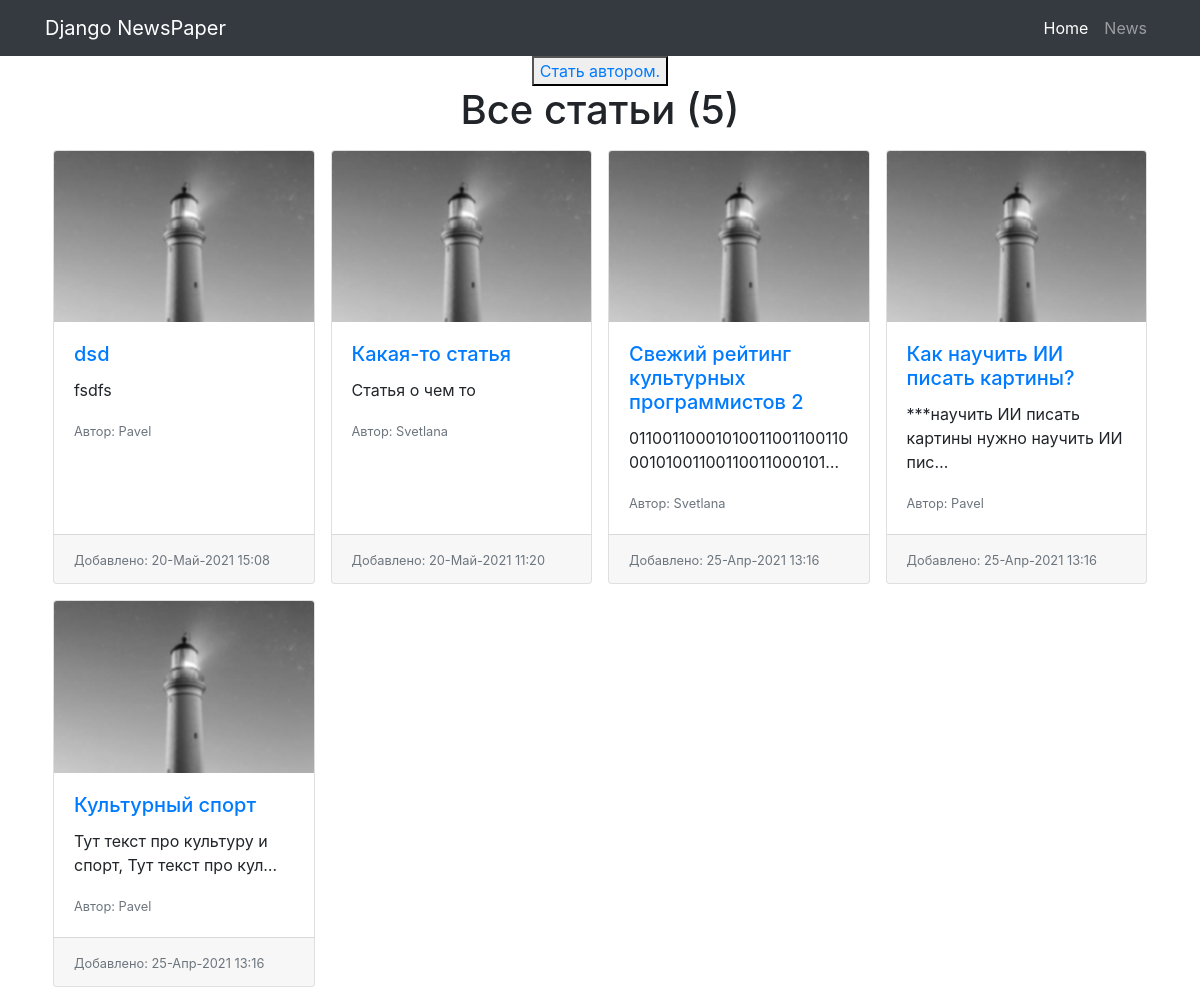
Page /news/ on the committed database.
### news/models.py (models this page shows, shortened)
class Post(models.Model):
    ARTICLE = 'AR'
    NEWS = 'NS'
    POST_CHOICES = (
        (ARTICLE, 'Статья'),
        (NEWS, 'Новость'),
    )
    author = models.ForeignKey(Author, on_delete=models.CASCADE)
    type_post = models.CharField(max_length=2, choices=POST_CHOICES,
                                 default=ARTICLE)
    created_at = models.DateTimeField(auto_now_add=True)
    category = models.ManyToManyField(Category, through='PostCategory')
    title = models.CharField(max_length=255)
    content = models.TextField()
    rating = models.IntegerField(default=0)

class Author(models.Model):
    user = models.OneToOneField(User, on_delete=models.CASCADE)
    rating = models.IntegerField(default=0)
    def __str__(self):
        return f'{self.user}'

### news/views.py (the view)
# urls.py: path('', PostList.as_view()),
class PostList(ListView):
    model = Post
    template_name = 'news/posts.html'
    context_object_name = 'posts'
    ordering = ['-created_at']
    paginate_by = 10
    def get_context_data(self, **kwargs):
        context = super().get_context_data(**kwargs)
        context['is_not_authors'] = not self.request.user.groups.filter(name='authors').exists()
        return context

### news/templatetags/custom_filters.py (called while the page is built)
@register.filter(name='censor')
def censor(value):
    words = ['дурак', 'сука']
    for word in words:
        if word in value:
            value = value.replace(word, '***')
    return str(value)

### templates/news/posts.html (shortened to what this page needs)
{% extends 'default.html' %}
{% load custom_filters %}
{% block content %}
{% if is_not_authors %}
<button> <a href="/news/upgrade/">Стать автором.</a> </button>
{% endif %}
<h1>Все статьи ({{ posts|length }})</h1>
  {% if posts %}
<div class="card-group text-left">
  {% for post in posts %}
  <div class="col-12 col-md-6 col-lg-4 col-xl-3 p-2">
    <div class="card h-100" >
      <img src="/media/photo.jpg" class="card-img-top" alt="{{ post.title|censor }}">
      <div class="card-body">
        <h5 class="card-title"><a href="{{ post.pk }}">{{ post.title|censor }}</a></h5>
        <p class="card-text">{{ post.content|censor|truncatechars:50 }}</p>
        <p class="card-text"><small class="text-muted">Автор: {{ post.author }}</small></p>
      </div>
      <div class="card-footer">
        <small class="text-muted">Добавлено: {{ post.created_at|date:'d-M-Y H:i'  }}</small>
      </div>
    </div>
  </div>
  {% endfor %}
</div>
  {% else %}
    <h2>Пока ещё нет ни одной статьи!</h2>
  {% endif %}
{% endblock content %}

### rows in the picture
Post: title|censor "dsd", content|censor "fsdfs", author "Pavel", created_at "20-Май-2021 15:08"
Post: title|censor "Какая-то статья", content|censor "Статья о чем то", author "Svetlana", created_at "20-Май-2021 11:20"
Post: title|censor "Свежий рейтинг культурных программистов 2", content|censor "0110011000101001100110011000101001100110011000101…", author "Svetlana", created_at "25-Апр-2021 13:16"
Post: title|censor "Как научить ИИ писать картины?", content|censor "***научить ИИ писать картины нужно научить ИИ пис…", author "Pavel", created_at "25-Апр-2021 13:16"
Post: title|censor "Культурный спорт", content|censor "Тут текст про культуру и спорт, Тут текст про кул…", author "Pavel", created_at "25-Апр-2021 13:16"

### other values in the picture
{{ posts|length }} "5"
